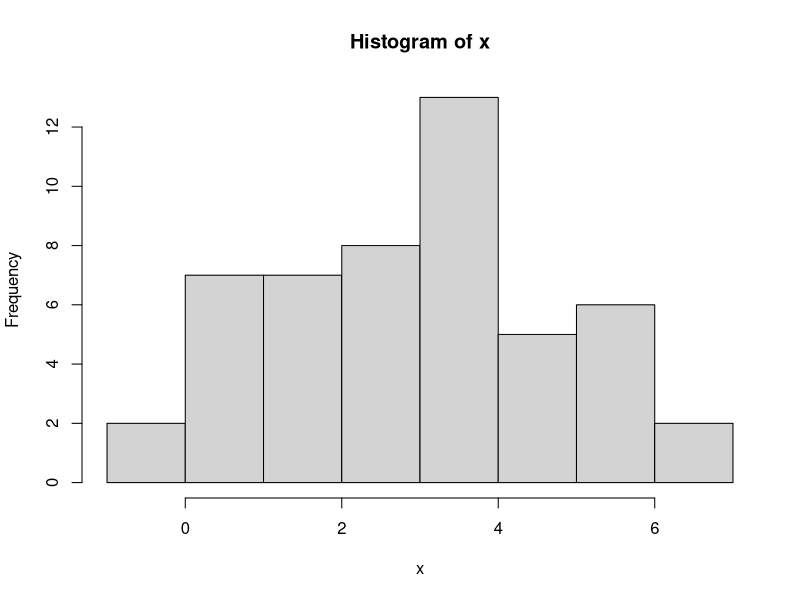
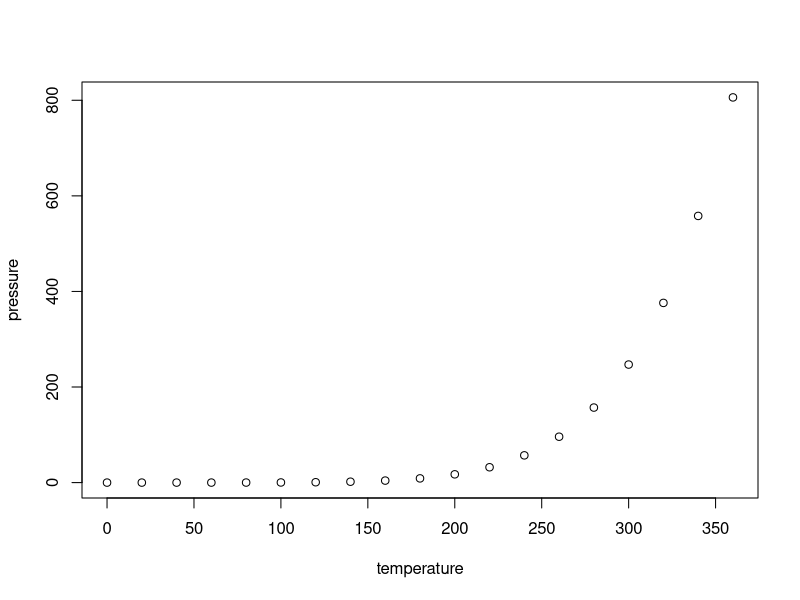

The R source for these figures, in order:
## ---- chunk 1
knitr::opts_chunk$set(echo = TRUE)
## ---- chunk 2
x <- rnorm(50, mean = 3, sd = 2)
## ---- chunk 3
hist(x) # does not show because echo=FALSE
## ---- chunk 4
summary(cars)
## ---- chunk 5
plot(pressure)
